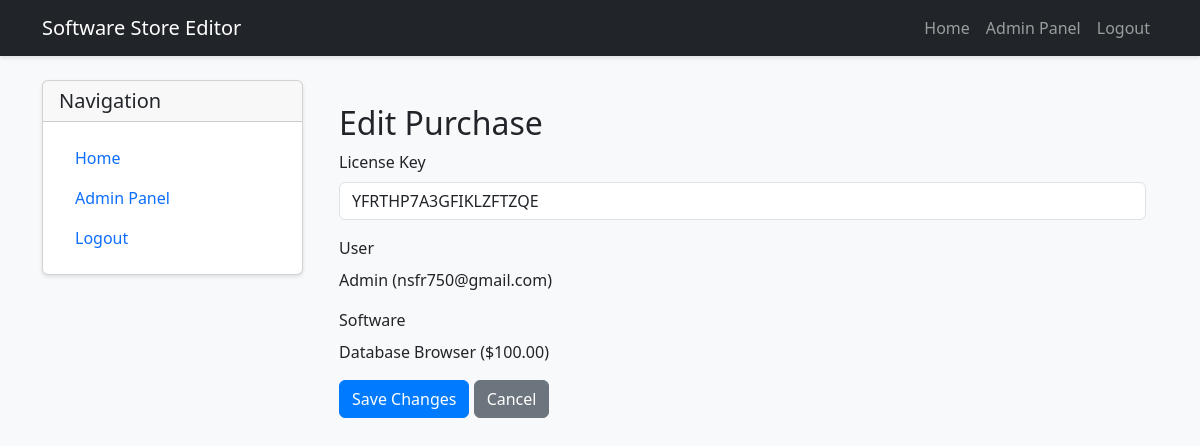
/purchase/4/edit (signed in), run on the app's committed database.
### software_store_app/models.py (models this page shows)
class Purchase(db.Model):
    id = db.Column(db.Integer, primary_key=True)
    user_id = db.Column(db.Integer, db.ForeignKey('user.id'), nullable=False)
    software_id = db.Column(db.Integer, db.ForeignKey('software.id'), nullable=False)
    purchase_date = db.Column(db.DateTime, default=datetime.utcnow)
    license_key = db.Column(db.String(100), nullable=False)

class User(UserMixin, db.Model):
    id = db.Column(db.Integer, primary_key=True)
    username = db.Column(db.String(80), unique=True, nullable=False)
    email = db.Column(db.String(120), unique=True, nullable=False)
    password_hash = db.Column(db.String(128))
    is_admin = db.Column(db.Boolean, default=False)
    purchases = db.relationship('Purchase', backref='user', lazy=True)

class Software(db.Model):
    id = db.Column(db.Integer, primary_key=True)
    name = db.Column(db.String(100), nullable=False)
    description = db.Column(db.Text, nullable=False)
    price = db.Column(db.Float, nullable=False)
    image_url = db.Column(db.String(200))
    license_key = db.Column(db.String(100), unique=True, nullable=False)
    created_at = db.Column(db.DateTime, default=datetime.utcnow)
    purchases = db.relationship('Purchase', backref='software', lazy=True)

### software_store_app/editor.py (the view, shortened to what this page needs)
@app.route('/purchase/<int:purchase_id>/edit', methods=['GET', 'POST'])
@login_required
def edit_purchase(purchase_id):
    purchase = Purchase.query.get_or_404(purchase_id)
    return render_template('editor/edit_purchase.html', purchase=purchase)

### software_store_app/editor.py (called while the page is built)
@login_manager.user_loader
def load_user(user_id):
    return LocalUser.query.get(int(user_id))

### software_store_app/templates/editor/edit_purchase.html (shortened to what this page needs)
{% extends "editor/base.html" %}
{% block editor_content %}
<div class="container mt-4">
    <h2>Edit Purchase</h2>
    <form method="POST">
        <div class="mb-3">
            <label for="license_key" class="form-label">License Key</label>
            <input type="text" class="form-control" id="license_key" name="license_key" value="{{ purchase.license_key }}" required>
        </div>
        <div class="mb-3">
            <label for="user" class="form-label">User</label>
            <p>{{ purchase.user.username }} ({{ purchase.user.email }})</p>
        </div>
        <div class="mb-3">
            <label for="software" class="form-label">Software</label>
            <p>{{ purchase.software.name }} (${{ "%.2f"|format(purchase.software.price) }})</p>
        </div>
        <button type="submit" class="btn btn-primary">Save Changes</button>
        <a href="{{ url_for('editor') }}" class="btn btn-secondary">Cancel</a>
    </form>
</div>
{% endblock %}

### software_store_app/static/style.css (style rules this page uses)
body { background-color: #f8f9fa; }
.btn-primary { background-color: #007bff; border-color: #007bff; }

### data on the page
Purchase: license_key "YFRTHP7A3GFIKLZFTZQE"
User: user.username "Admin", user.email "nsfr750@gmail.com"
Software: software.name "Database Browser", software.price "100.00"
